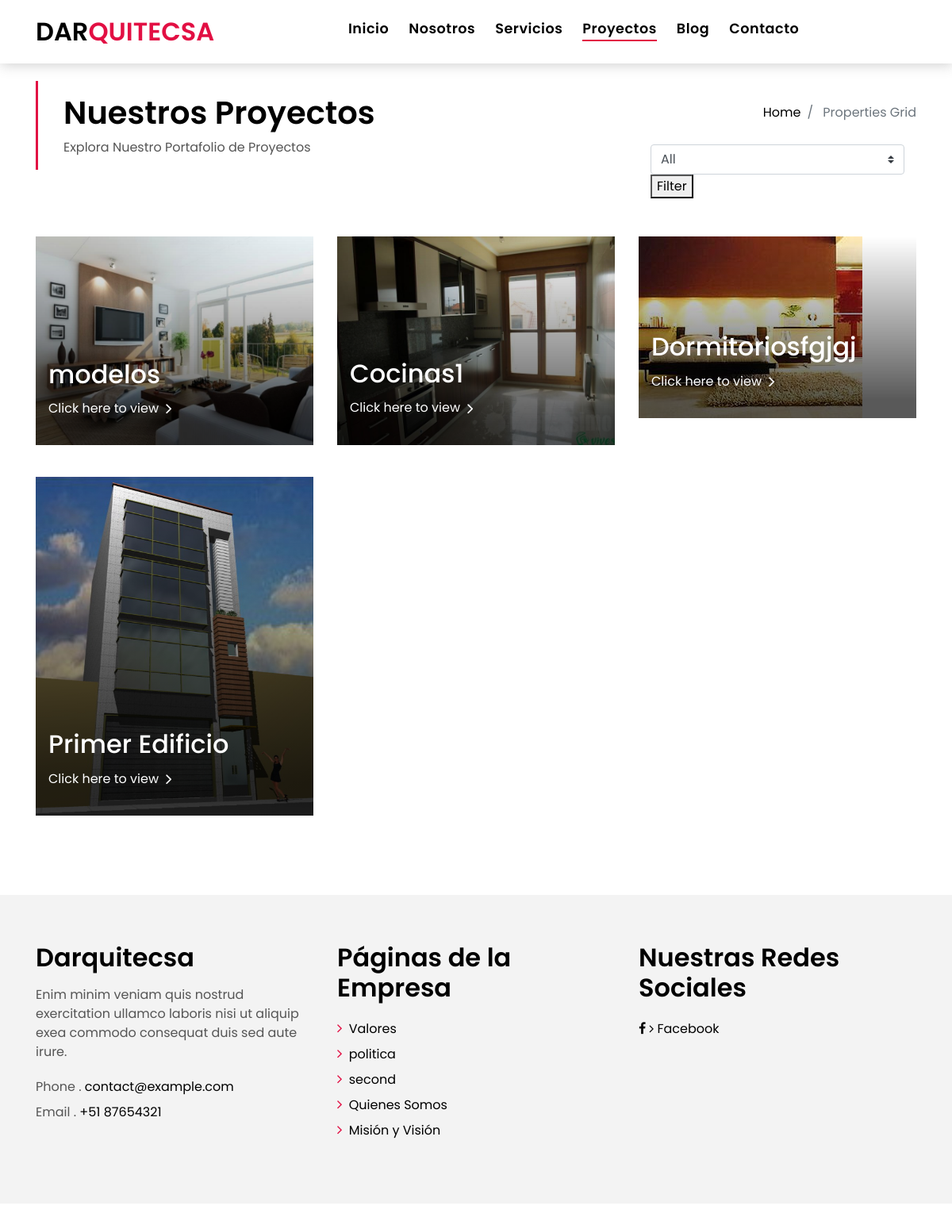
/projects/, run on the app's committed database.
### projects/models.py (models this page shows, shortened)
class Project(models.Model):
    title = models.CharField(max_length=200, verbose_name='Título')
    description = RichTextField(verbose_name='Contenido completo')
    published = models.DateTimeField(verbose_name='Fecha de Publicación', default=now)
    categories = models.ManyToManyField(CategoryProj, verbose_name='Categorías', related_name='projects')  # Cambio de 'projects'
    created = models.DateTimeField(auto_now_add=True, verbose_name='Fecha de Creación')
    updated = models.DateTimeField(auto_now=True, verbose_name='Fecha de Edición')
    class Meta:
        verbose_name = 'Proyecto'
        verbose_name_plural = 'Proyectos'
        ordering = ['-created']

class GalleryImage(models.Model):
    project = models.ForeignKey('Project', on_delete=models.CASCADE, related_name='gallery_images')  # Cambio de 'gallery_images'
    image = models.ImageField(verbose_name='Imagen', upload_to='gallery/')

### pages/models.py (models this page shows, shortened)
class Page(models.Model):
    title=models.CharField(verbose_name='Título', max_length=200)
    content=RichTextField(verbose_name='Contenido')
    order=models.SmallIntegerField(verbose_name='Orden', default=0)
    created=models.DateTimeField(auto_now_add=True, verbose_name='Fecha de Creación')
    updated=models.DateTimeField(auto_now=True, verbose_name='Fecha de Edición')
    class Meta:
        verbose_name='página'
        verbose_name_plural='páginas'
        ordering=['order','title']

### projects/views.py (the view)
# urls.py: path('', views.project, name='projects'),
def project(request):
    projects= Project.objects.all()
    categories = CategoryProj.objects.all()  # Obtener todas las categorías
    selected_category = request.GET.get('category')  # Obtener el parámetro 'category' de la solicitud GET
    if selected_category and selected_category != 'All':
        projects = projects.filter(categories__id=selected_category)
    return render(request, 'projects/projects.html', {'projects': projects, 'categories': categories})

### pages/templatetags/pages_extras.py (called while the page is built)
@register.simple_tag
def get_page_list():
    pages= Page.objects.all()
    return pages

### social/processors.py (called while the page is built)
def ctx_dict(request):
    ctx={}
    links=Link.objects.all()
    for link in links:
        ctx[link.key]=link.url
    return ctx

### projects/templates/projects/projects.html (shortened to what this page needs)
{% extends 'core/base.html' %}
{% load static %}
{% block content %}
<section class="intro-single" style="margin-top: -90px;">
  <div class="container">
    <div class="row">
      <div class="col-md-12 col-lg-8">
        <div class="title-single-box">
          <h1 class="title-single">Nuestros Proyectos</h1>
          <span class="color-text-a">Explora Nuestro Portafolio de Proyectos</span>
        </div>
      </div>
      <div class="col-md-12 col-lg-4">
        <nav aria-label="breadcrumb" class="breadcrumb-box d-flex justify-content-lg-end">
          <ol class="breadcrumb">
            <li class="breadcrumb-item">
              <a href="#">Home</a>
            </li>
            <li class="breadcrumb-item active" aria-current="page">
              Properties Grid
            </li>
          </ol>
        </nav>
        <div class="col-sm-12">
          <div class="grid-option">
            <form method="GET">
              <select class="custom-select" name="category">
                <option value="All">All</option>
              </select>
              <button type="submit">Filter</button>
            </form>
          </div>
        </div>
      </div>
    </div>
  </div>
</section>
<section class="property-grid grid">
  <div class="container">
    <div class="row">
      {% for project in projects %}
      <div class="col-md-4">
        <div class="card-box-a card-shadow">
          <div class="img-box-a">
            <img src="{{ project.gallery_images.first.image.url }}" alt="{{ project.title }}" class="img-a img-fluid">
          </div>
          <div class="card-overlay">
            <div class="card-overlay-a-content">
              <div class="card-header-a">
                <h2 class="card-title-a">
                  <a href="{% url 'projects_single' project.pk %}">{{ project.title }}</a>
                </h2>
              </div>
              <div class="card-body-a">
                <a href="{% url 'projects_single' project.pk %}" class="link-a">Click here to view
                  <span class="ion-ios-arrow-forward"></span>
                </a>
              </div>
            </div>
          </div>
        </div>
      </div>
      {% endfor %}
    </div>
  </div>
</section>
{% endblock %}

### core/templates/core/base.html (shortened to what this page needs)
<!DOCTYPE html>
<html lang="en">
<head>
  {% load static %}
  <link href="{% static 'core/lib/bootstrap/css/bootstrap.min.css' %}" rel="stylesheet">
  <link href="{% static 'core/lib/font-awesome/css/font-awesome.min.css' %}" rel="stylesheet">
  <link href="{% static 'core/lib/animate/animate.min.css' %}" rel="stylesheet">
  <link href="{% static 'core/lib/ionicons/css/ionicons.min.css' %}" rel="stylesheet">
  <link href="{% static 'core/lib/owlcarousel/assets/owl.carousel.min.css' %}" rel="stylesheet">
  <link href="{% static 'core/css/services.css' %}" rel="stylesheet">
  <link href="{% static 'core/css/style.css' %}" rel="stylesheet">
  <link href="{% static 'core/css/banner.css' %}" rel="stylesheet">
</head>
<body class="home-page">
  <nav class="navbar navbar-default navbar-trans navbar-expand-lg fixed-top">
    <div class="container">
      <a class="navbar-brand text-brand" href="{% url 'home' %}">DAR<span class="color-b">QUITECSA</span></a>
      <div class="navbar-collapse collapse justify-content-center" id="navbarDefault">
        <ul class="navbar-nav">
          <li class="nav-item">
            <a class="nav-link {% if request.path == '/' %}active{% endif %}" href="{% url 'home' %}">Inicio</a>
          </li>
          <li class="nav-item">
            <a class="nav-link {% if request.path == '/about/' %}active{% endif %}" href="{% url 'about' %}">Nosotros</a>
          </li>
          <li class="nav-item">
            <a class="nav-link {% if request.path == '/services/' %}active{% endif %}" href="{% url 'services' %}">Servicios</a>
          </li>
          <li class="nav-item">
            <a class="nav-link {% if request.path == '/projects/' %}active{% endif %}" href="{% url 'projects' %}">Proyectos</a>
          </li>
          <li class="nav-item">
            <a class="nav-link {% if request.path|slice:":6" == '/blog/' %}active{% endif %}" href="{% url 'blog' %}">Blog</a>
          </li>
          <li class="nav-item">
            <a class="nav-link {% if request.path == '/contact/' %}active{% endif %}" href="{% url 'contact' %}">Contacto</a>
          </li>
        </ul>
      </div>
    </div>
  </nav>
{% block content %}{% endblock %}
  <section class="section-footer">
    <div class="container">
      <div class="row">
        <div class="col-sm-12 col-md-4">
          <div class="widget-a">
            <div class="w-header-a">
              <h3 class="w-title-a text-brand">Darquitecsa</h3>
            </div>
            <div class="w-body-a">
              <p class="w-text-a color-text-a">
                Enim minim veniam quis nostrud exercitation ullamco laboris nisi ut aliquip exea commodo consequat duis
                sed aute irure.
              </p>
            </div>
            <div class="w-footer-a">
              <ul class="list-unstyled">
                <li class="color-a">
                  <span class="color-text-a">Phone .</span> contact@example.com</li>
                <li class="color-a">
                  <span class="color-text-a">Email .</span> +51 87654321</li>
              </ul>
            </div>
          </div>
        </div>
        <div class="col-sm-12 col-md-4 section-md-t3">
          <div class="widget-a">
            <div class="w-header-a">
              <h3 class="w-title-a text-brand">Páginas de la Empresa</h3>
            </div>
            <div class="w-body-a">
              <div class="w-body-a">
                <ul class="list-unstyled">
                  <li class="item-list-a">
                    {% load pages_extras %}
                    {% get_page_list as page_list%}
                    {% for page in page_list%}
                    <i class="fa fa-angle-right"></i> <a href="{% url 'page' page.id page.title|slugify %}">{{page.title}}</a>{% if not forloop.last %}<br/>{% endif %}
                    {% endfor %}
                  </li>
                </ul>
              </div>
            </div>
          </div>
        </div>
        <div class="col-sm-12 col-md-4 section-md-t3">
          <div class="widget-a">
            <div class="w-header-a">
              <h3 class="w-title-a text-brand">Nuestras Redes Sociales</h3>
            </div>
            <div class="w-body-a">
              <ul class="list-unstyled">
                {% if LINK_FACEBOOK %}
                <li class="list-inline-item">
                  <a href="{{LINK_FACEBOOK}}">
                    <i class="fa fa-facebook" aria-hidden="true"></i>
                    <i class="fa fa-angle-right"></i> <a href="#">Facebook</a>
                  </a>
                </li>
              {% endif %}
              </ul>
            </div>
          </div>
        </div>
      </div>
    </div>
  </section>
  <footer>
  </footer>
</body>
</html>

### core/static/core/css/services.css (style rules this page uses)
.d-flex { display:-webkit-box!important;display:-ms-flexbox!important;display:flex!important }

### data on the page
Project: gallery_images.first.image (picture), title "modelos"
Project: gallery_images.first.image (picture), title "Cocinas1"
Project: gallery_images.first.image (picture), title "Dormitoriosfgjgj"
Project: gallery_images.first.image (picture), title "Primer Edificio"
Page: title "Valores"
Page: title "politica"
Page: title "second"
Page: title "Quienes Somos"
Page: title "Misión y Visión"
